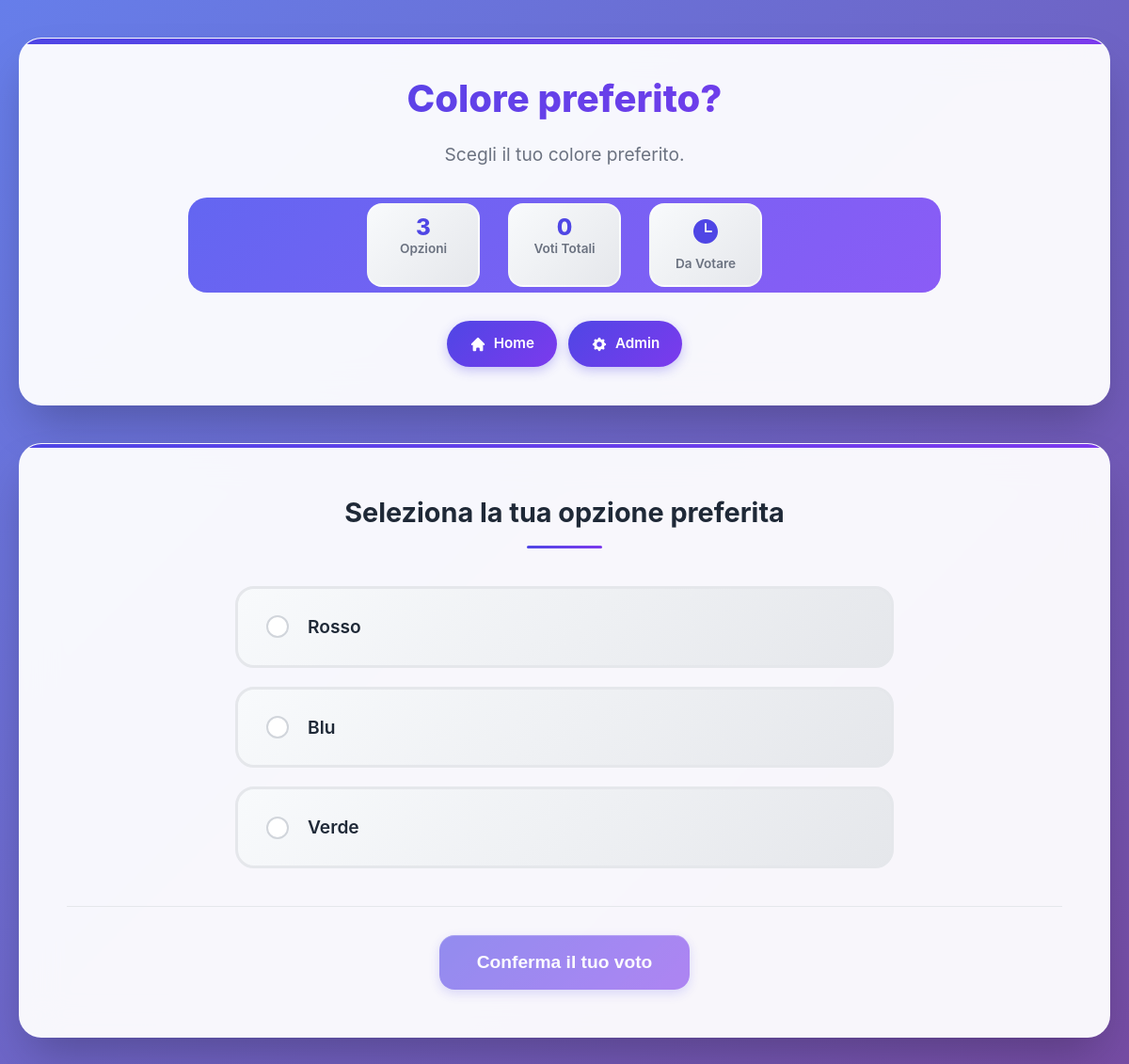
Screenshot of /vote.php?id=1 (signed in) with the database file from the repository.
### tables this page shows
CREATE TABLE polls (
    id INT AUTO_INCREMENT PRIMARY KEY,
    title VARCHAR(255) NOT NULL,
    description TEXT,
    created_by INT,
    is_active TINYINT(1) DEFAULT 1,
    created_at DATETIME DEFAULT CURRENT_TIMESTAMP,
    FOREIGN KEY (created_by) REFERENCES users(id) ON DELETE SET NULL
);

CREATE TABLE poll_options (
    id INT AUTO_INCREMENT PRIMARY KEY,
    poll_id INT NOT NULL,
    option_text VARCHAR(255) NOT NULL,
    FOREIGN KEY (poll_id) REFERENCES polls(id) ON DELETE CASCADE
);

### auth.php (called while the page is built, shortened)
<?php
function is_logged_in() {
    return isset($_SESSION['user_id']) && isset($_SESSION['login_time']);
}
function is_admin() {
    return is_logged_in() && $_SESSION['is_admin'] == 1;
}
?>

### vote.php (the view, shortened to what this page needs)
<?php
require 'auth.php';
$poll_id = $_GET['id'] ?? 0;
global $pdo;
$stmt = $pdo->prepare("SELECT * FROM polls WHERE id = ? AND is_active = 1");
$stmt->execute([$poll_id]);
$poll = $stmt->fetch();
$stmt = $pdo->prepare("SELECT * FROM poll_options WHERE poll_id = ?");
$stmt->execute([$poll_id]);
$options = $stmt->fetchAll();
$stmt = $pdo->prepare("SELECT 1 FROM votes WHERE poll_id = ? AND user_id = ?");
$stmt->execute([$poll_id, $_SESSION['user_id']]);
$has_voted = $stmt->fetch() !== false;
$stmt = $pdo->prepare("SELECT COUNT(*) FROM votes WHERE poll_id = ?");
$stmt->execute([$poll_id]);
$total_votes = $stmt->fetchColumn();
?>
<!DOCTYPE html>
<html lang="it">
<head>
  <link rel="stylesheet" href="style.css">
  <link rel="stylesheet" href="vote.css">
</head>
<body>
  <div class="vote-container">
    <header class="vote-header">
      <div class="poll-hero">
        <h1 class="poll-title"><?= htmlspecialchars($poll['title']) ?></h1>
        <p class="poll-description"><?= nl2br(htmlspecialchars($poll['description'])) ?></p>
        <div class="poll-meta">
          <div class="meta-item">
            <span class="meta-value"><?= count($options) ?></span>
            <span class="meta-label">Opzioni</span>
          </div>
          <div class="meta-item">
            <span class="meta-value"><?= $total_votes ?></span>
            <span class="meta-label">Voti Totali</span>
          </div>
          <div class="meta-item">
            <span class="meta-value">
              <?php if ($has_voted): ?>
                <svg class="status-icon" viewBox="0 0 24 24" fill="currentColor">
                  <path fill-rule="evenodd" d="M2.25 12c0-5.385 4.365-9.75 9.75-9.75s9.75 4.365 9.75 9.75-4.365 9.75-9.75 9.75S2.25 17.385 2.25 12zm13.36-1.814a.75.75 0 10-1.22-.872l-3.236 4.53L9.53 12.22a.75.75 0 00-1.06 1.06l2.25 2.25a.75.75 0 001.14-.094l3.75-5.25z" clip-rule="evenodd"/>
                </svg>
              <?php else: ?>
                <svg class="status-icon" viewBox="0 0 24 24" fill="currentColor">
                  <path fill-rule="evenodd" d="M12 2.25c-5.385 0-9.75 4.365-9.75 9.75s4.365 9.75 9.75 9.75 9.75-4.365 9.75-9.75S17.385 2.25 12 2.25zM12.75 6a.75.75 0 00-1.5 0v6c0 .414.336.75.75.75h4.5a.75.75 0 000-1.5h-3.75V6z" clip-rule="evenodd"/>
                </svg>
              <?php endif; ?>
            </span>
            <span class="meta-label">
              <?= $has_voted ? 'Già Votato' : 'Da Votare' ?>
            </span>
          </div>
        </div>
        <nav class="vote-nav">
          <a href="home.php" class="nav-link-vote">
            <svg class="nav-icon" viewBox="0 0 20 20" fill="currentColor">
              <path d="M10.707 2.293a1 1 0 00-1.414 0l-7 7a1 1 0 001.414 1.414L4 10.414V17a1 1 0 001 1h2a1 1 0 001-1v-2a1 1 0 011-1h2a1 1 0 011 1v2a1 1 0 001 1h2a1 1 0 001-1v-6.586l.293.293a1 1 0 001.414-1.414l-7-7z"/>
            </svg>
            Home
          </a>
          <?php if (is_admin()): ?>
            <a href="admin_dashboard.php" class="nav-link-vote">
              Admin
            </a>
          <?php endif; ?>
        </nav>
      </div>
    </header>
    <main class="vote-main">
      <?php if ($has_voted): ?>
        <section class="results-section">
          <div class="already-voted">
            <div class="voted-message">
              <svg class="voted-icon" viewBox="0 0 24 24" fill="currentColor">
                <path fill-rule="evenodd" d="M2.25 12c0-5.385 4.365-9.75 9.75-9.75s9.75 4.365 9.75 9.75-4.365 9.75-9.75 9.75S2.25 17.385 2.25 12zm13.36-1.814a.75.75 0 10-1.22-.872l-3.236 4.53L9.53 12.22a.75.75 0 00-1.06 1.06l2.25 2.25a.75.75 0 001.14-.094l3.75-5.25z" clip-rule="evenodd"/>
              </svg>
              <h2 class="voted-title">Hai già votato!</h2>
              <p class="voted-description">Grazie per aver partecipato al sondaggio. Ecco i risultati aggiornati:</p>
            </div>
          </div>
          <div class="results-header">
            <h2 class="results-title">Risultati del Sondaggio</h2>
            <div class="total-votes">Totale voti: <?= $total_votes ?></div>
          </div>
          <div class="results-grid">
            <?php foreach ($results as $result):
                $percentage = $total_votes > 0 ? ($result['vote_count'] / $total_votes) * 100 : 0;
                $is_winner = $result['vote_count'] == $max_votes && $max_votes > 0;
                $is_tie_winner = $is_winner && $is_tie;
            ?>
              <div class="result-item <?= $is_winner ? ($is_tie_winner ? 'tie' : 'winner') : '' ?>">
                <div class="result-header">
                  <div class="option-text-result">
                    <?= htmlspecialchars($result['option_text']) ?>
                    <?php if ($is_winner): ?>
                      <span class="badge <?= $is_tie_winner ? 'tie-badge' : 'winner-badge' ?>">
                        <?= $is_tie_winner ? 'Pari' : 'Vincitore' ?>
                      </span>
                    <?php endif; ?>
                  </div>
                  <div class="vote-count">
                    <?= $result['vote_count'] ?> voti (<?= round($percentage, 1) ?>%)
                  </div>
                </div>
                <div class="progress-bar">
                  <div class="progress-fill" style="width: <?= $percentage ?>%">
                    <span class="progress-text"><?= round($percentage, 1) ?>%</span>
                  </div>
                </div>
              </div>
            <?php endforeach; ?>
          </div>
        </section>
      <?php else: ?>
        <section class="voting-section">
          <h2 class="section-title">Seleziona la tua opzione preferita</h2>
          <form method="POST" action="vote.php?id=<?= $poll_id ?>" id="voteForm">
            <div class="vote-options">
              <?php foreach ($options as $option): ?>
                <label class="radio-option" for="option_<?= $option['id'] ?>">
                  <div class="option-content">
                    <div class="option-checkbox"></div>
                    <div class="option-text"><?= htmlspecialchars($option['option_text']) ?></div>
                  </div>
                </label>
              <?php endforeach; ?>
            </div>
            <div class="vote-action">
              <button type="submit" class="vote-btn" id="voteBtn" disabled>
                Conferma il tuo voto
              </button>
            </div>
          </form>
        </section>
      <?php endif; ?>
    </main>
  </div>
</body>
</html>

### style.css (style rules this page uses)
:root { --primary: #6366f1; --primary-dark: #4f46e5; --primary-light: #8b5cf6; --secondary: #f59e0b; --secondary-dark: #d97706; --success: #10b981; --warning: #f59e0b; --danger: #ef4444; --dark: #1f2937; --light: #f8fafc; --gray-50: #f9fafb; --gray-100: #f3f4f6; --gray-200: #e5e7eb; --gray-300: #d1d5db; --gray-400: #9ca3af; --gray-500: #6b7280; --gray-600: #4b5563; --gray-700: #374151; --gray-800: #1f2937; --gray-900: #111827; --shadow-sm: 0 1px 2px 0 rgba(0, 0, 0, 0.05); --shadow: 0 4px 6px -1px rgba(0, 0, 0, 0.1), 0 2px 4px -1px rgba(0, 0, 0, 0.06); --shadow-md: 0 10px 15px -3px rgba(0, 0, 0, 0.1), 0 4px 6px -2px rgba(0, 0, 0, 0.05); --shadow-lg: 0 20px 25px -5px rgba(0, 0, 0, 0.1), 0 10px 10px -5px rgba(0, 0, 0, 0.04); --shadow-xl: 0 25px 50px -12px rgba(0, 0, 0, 0.25); --radius: 12px; --radius-lg: 16px; --radius-xl: 20px; }
* { margin: 0; padding: 0; box-sizing: border-box; }
html { scroll-behavior: smooth; }
body { font-family: 'Inter', 'Segoe UI', system-ui, -apple-system, sans-serif; background: linear-gradient(135deg, #667eea 0%, #764ba2 100%); min-height: 100vh; color: var(--gray-800); line-height: 1.6; font-weight: 400; }
.section-title { color: var(--gray-900); font-size: 1.8rem; font-weight: 700; margin-bottom: 30px; position: relative; padding-bottom: 15px; }
.section-title::after { content: ''; position: absolute; bottom: 0; left: 0; width: 60px; height: 4px; background: linear-gradient(90deg, var(--primary), var(--secondary)); border-radius: 2px; }
.poll-title { color: var(--gray-900); font-size: 1.4rem; font-weight: 700; flex: 1; line-height: 1.3; }
.poll-meta { background: linear-gradient(135deg, var(--primary), var(--primary-light)); color: white; padding: 6px 14px; border-radius: 20px; font-size: 0.85rem; font-weight: 600; white-space: nowrap; }
.poll-description { color: var(--gray-600); margin-bottom: 25px; line-height: 1.6; }
.option-text { font-weight: 700; color: var(--gray-900); font-size: 1.1rem; }

### vote.php (style rules this page uses)
.radio-option { cursor: pointer; }

### rows the page displays
polls: title "Colore preferito?", description "Scegli il tuo colore preferito."
poll_options: option_text "Rosso"
poll_options: option_text "Blu"
poll_options: option_text "Verde"

### other values shown
count($options) "3"
$total_votes "0"
